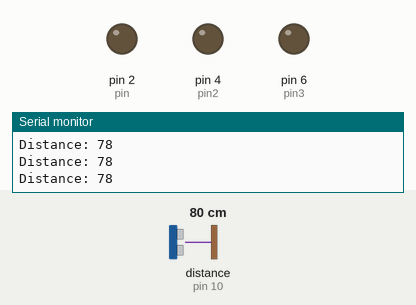
A sketch run on a simulated Arduino Uno, built with avr-gcc and run on an emulated ATmega328P. Parts: output pins drawn as LEDs (lit = HIGH), the last lines printed to the serial monitor. Wiring (inferred from the names in the program): ultrasonic range finder: trigger pin 9; echo pin 10. Dashed ring = blinking. The test bench sets the inputs (shaded band); at power-on: distance to the obstacle (sensor on pin 10) 80 cm. The echo pulse lasts 58.3 µs per cm; pins used as bus, display or sensor lines are not drawn.

Above: at 1.2 s.
1.3 s: distance to the obstacle (sensor on pin 10) set to 22 cm
2.8 s: distance to the obstacle (sensor on pin 10) set to 18 cm
At 3.6 s:
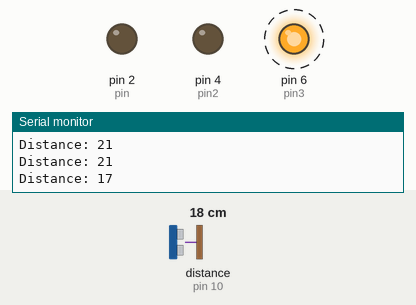
5.8 s: distance to the obstacle (sensor on pin 10) set to 12 cm
8.0 s: distance to the obstacle (sensor on pin 10) set to 9 cm
At 10.0 s:
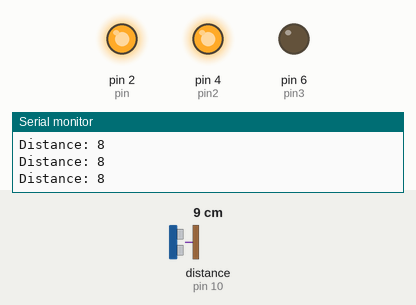
10.3 s: distance to the obstacle (sensor on pin 10) set to 7 cm
11.8 s: distance to the obstacle (sensor on pin 10) set to 4 cm
At 12.3 s:
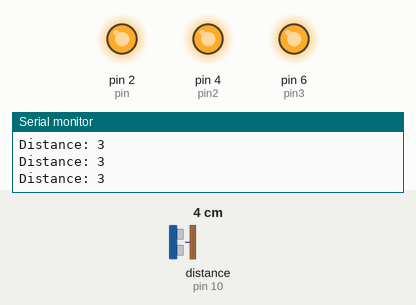
Timing chart, 0 to 14.3 s (numbered marks = the images above; inputs shaded):
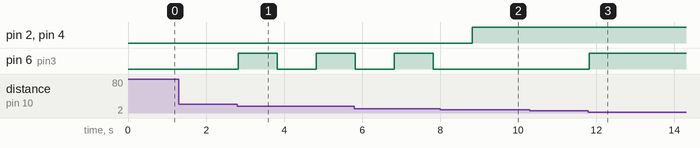

Measured:
- the behaviour switches between 21 and 20 cm on distance to the obstacle (sensor on pin 10) (found by bisection; images 0 and 1)
- the behaviour switches between 11 and 10 cm on distance to the obstacle (sensor on pin 10) (found by bisection; images 1 and 2)
- the behaviour switches between 6 and 5 cm on distance to the obstacle (sensor on pin 10) (found by bisection; images 2 and 3)
- after the input at 2.8 s, pin 6 (pin3): LOW → HIGH at once, → LOW 1.0 s later, → HIGH 1.0 s later
- after the input at 8.0 s, pin 2 (pin), pin 4 (pin2): LOW → HIGH after 0.83 s; pin 6 (pin3): stays LOW (without the input it goes to HIGH after 0.83 s)
- after the input at 11.8 s, pin 6 (pin3): LOW → HIGH at once

The sketch:

sketch_feb19a.ino
```cpp
  // defines pins numbers
  const int trigPin = 9;
  const int echoPin = 10;
  int pin=2;
  int pin2=4;
  int pin3=6;
  // defines variables
  long duration;
  int distance;
void setup() {
  // put your setup code here, to run once:
  pinMode(trigPin, OUTPUT); // Sets the trigPin as an Output
  pinMode(echoPin, INPUT); // Sets the echoPin as an Input
  pinMode(pin,OUTPUT);
  pinMode(pin2,OUTPUT);
  pinMode(pin3,OUTPUT);
  Serial.begin(9600); // Starts the serial communication
}

void loop() {
  // put your main code here, to run repeatedly:
  // Clears the trigPin
  digitalWrite(trigPin, LOW);
  delayMicroseconds(2);
  // Sets the trigPin on HIGH state for 10 micro seconds
  digitalWrite(trigPin, HIGH);
  delayMicroseconds(10);
  digitalWrite(trigPin, LOW);
  // Reads the echoPin, returns the sound wave travel time in microseconds
  duration = pulseIn(echoPin, HIGH);
  // Calculating the distance
  distance= duration*0.034/2;
  // Prints the distance on the Serial Monitor
  Serial.print("Distance: ");
  Serial.println(distance);

    if(distance<5){
      digitalWrite(2,HIGH);
      digitalWrite(6,HIGH);
      digitalWrite(4,HIGH);
    }
    else if(distance<10){
      digitalWrite(4,HIGH);
      digitalWrite(2,HIGH);

      digitalWrite(6,LOW);
    }
    else if(distance<20){
          digitalWrite(6,HIGH);
          delay(1000);
          digitalWrite(6,LOW);
          digitalWrite(2,LOW);
          digitalWrite(4,LOW);
          delay(1000);
    }

}
```
